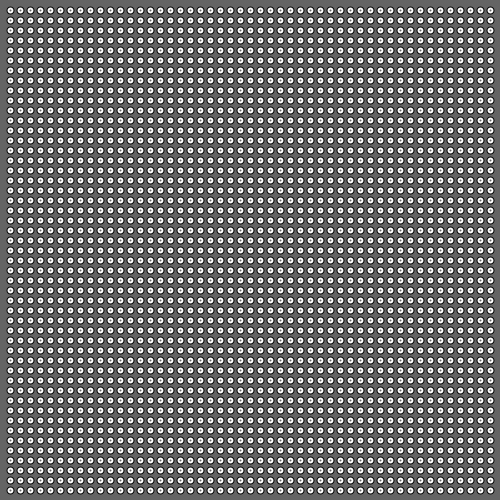
Frame 1 (no input)
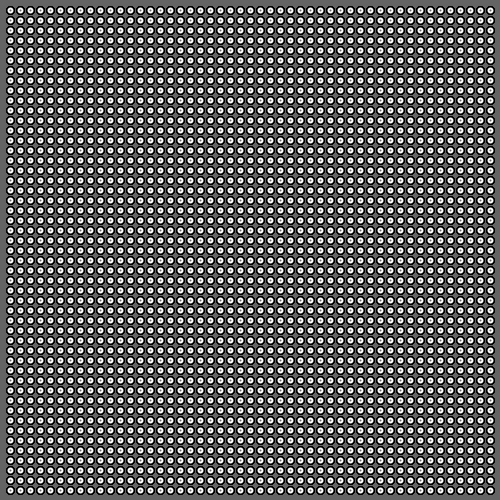
Frame 60 (the mouse pressed at the canvas centre just before this capture)
Frame 120 (the mouse held since frame 60 and released just before this capture): identical to frame 60, image omitted

The Processing sketch that drew these frames (run headless with seeded random() and noise(); from frame 60 on, the mouse is pressed at the canvas centre):

// Processing sketch: processing_87809
// ── processing_87809.pde

void setup(){
size(500,500);
smooth();
background(100);
}

void draw() {
  for (int i=10; i< width; i=i+10) {
  for( int j=10; j< height ;j=j+10) { 

stroke(0);
strokeWeight(8);
beginShape(POINTS);
vertex(i, j); 
endShape();


noFill();
stroke(255);
strokeWeight(6);
beginShape(POINTS);
vertex(i, j); 
endShape();

stroke(100);
strokeWeight(2);
beginShape(POINTS);
vertex(i, j); 
endShape();

}

  }
}
